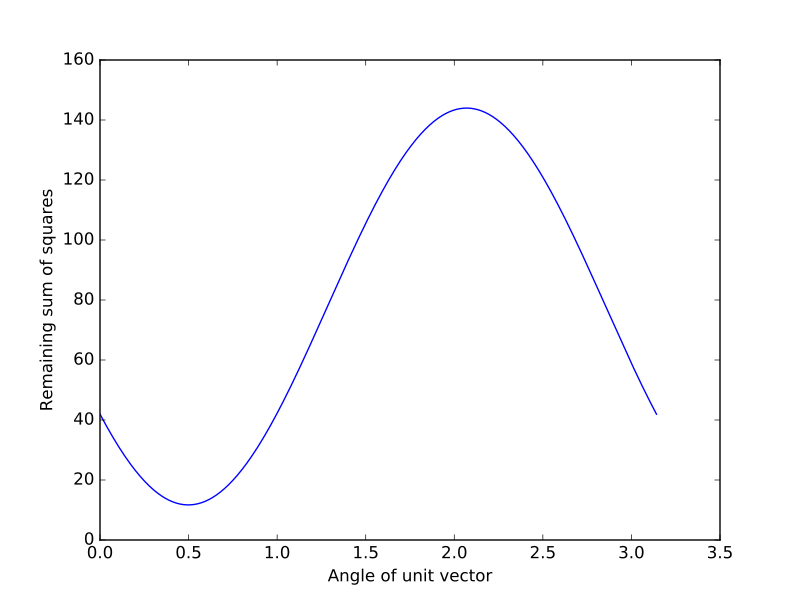

This figure's Python source:
remaining_ss = []
for u in u_vectors.T: # iterate over columns
    remaining = line_remaining(u, X)
    remaining_ss.append(np.sum(remaining ** 2))
plt.plot(angles, remaining_ss)
# [...]
plt.xlabel('Angle of unit vector')
# <...>
plt.ylabel('Remaining sum of squares')
# <...>
